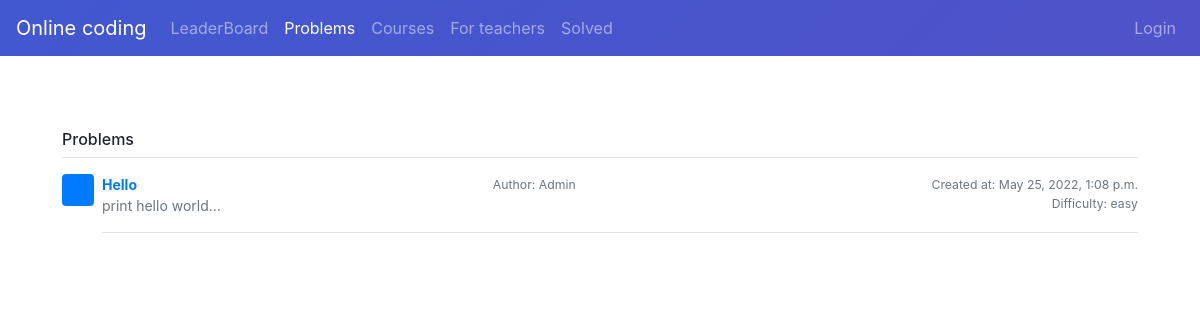
The page /problems on the database its author committed.
### main/models.py (models this page shows, shortened)
class ProgrammingTask(models.Model):
    title = models.CharField(max_length=100)
    description = models.TextField()
    slug = models.SlugField(max_length=100, unique=True, null=True)
    time_limit = models.IntegerField()
    memory_limit = models.IntegerField()
    created_at = models.DateTimeField(auto_now_add=True)
    updated_at = models.DateTimeField(auto_now=True)
    is_public = models.BooleanField(default=False)
    is_deleted = models.BooleanField(default=False)
    author = models.ForeignKey(User, on_delete=models.CASCADE)
    language = models.CharField(choices=LANGUAGE_CHOICES, default='python', max_length=10)
    difficulty = models.CharField(choices=DIFFICULTY_CHOICES, default='easy', max_length=10)
    max_plagiarism = models.FloatField(default=0)
    solved_count = models.IntegerField(default=0)
    teacher = models.ForeignKey(Teacher, on_delete=models.CASCADE, null=True)
    course = models.ForeignKey('Course', on_delete=models.CASCADE, null=True)
    rating = models.IntegerField(default=0)
    file = models.FileField(null=True, blank=True)
    class Meta:
        ordering = ['-created_at']
        verbose_name = 'Programming Task'
        verbose_name_plural = 'Programming Tasks'

### user/models.py (models this page shows)
class User(AbstractBaseUser, PermissionsMixin):
    id = models.UUIDField(primary_key=True, default=uuid.uuid4, editable=False)
    first_name = models.CharField(max_length=32)
    surname = models.CharField(max_length=32)
    group = models.CharField(max_length=32)
    role = models.IntegerField(choices=ROLE_CHOICES, default=0)
    is_active = models.BooleanField(default=True)
    is_staff = models.BooleanField(default=False)
    email = models.EmailField(max_length=255, unique=True)
    rating = models.IntegerField(default=0)
    objects = UserManager()
    USERNAME_FIELD = 'email'

### api/views.py (the view)
# urls.py: path('problems', problems, name='problems'),
def problems(request):
    print(request.user)
    tasks = ProgrammingTask.objects.all()
    for i in tasks:
        i.description = i.description[0:40] + "..."
    return render(request, 'onlineCoding/problems.html', {'tasks': tasks})

### templates/onlineCoding/problems.html (shortened to what this page needs)
{% extends 'onlineCoding/base.html' %}
{% block content %}
    <div class="my-3 p-3 rounded box-shadow">
        <h6 class="border-bottom border-gray pb-2 mb-0">Problems</h6>
        <div>
            {% for task in tasks %}
                <div class="media text-muted pt-3">
                    <img data-src="holder.js/32x32?theme=thumb&amp;bg=007bff&amp;fg=007bff&amp;size=1" alt="32x32"
                         class="mr-2 rounded" style="width: 32px; height: 32px;"
                         data-holder-rendered="true">
                    <div class="media-body pb-3 mb-0 small lh-125 border-bottom border-gray">
                        <div class="d-flex justify-content-between align-items-center w-100">
                            <a href="{% url 'textEditor' task.slug %}">
                                <strong class="text-gray-dark">{{ task.title }}</strong>
                            </a>
                            <small class="float-right">Author: {{ task.author.first_name }}</small>
                            <small class="float-right">Created at: {{ task.created_at }}</small>
                        </div>
                        <span class="d-block"  >
                            {{ task.description }}
                            <small class="float-right">Difficulty: {{ task.difficulty }}</small></span>
                    </div>
                </div>
            {% endfor %}
        </div>
    </div>
{% endblock %}

### static/onlineCoding/css/style.css (style rules this page uses)
body, html { height: auto; }

### rows shown on the page
ProgrammingTask: title "Hello", author.first_name "Admin", created_at "May 25, 2022, 1:08 p.m.", description "print hello world...", difficulty "easy"
